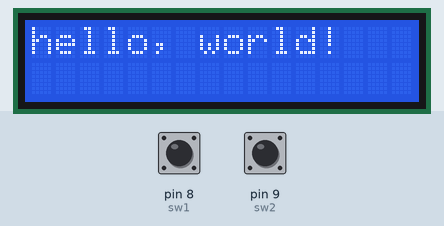
This sketch was run on a simulated Arduino Uno, built with avr-gcc and run on an emulated ATmega328P. Parts: 16×2 character LCD. The test bench sets the inputs (shaded band); at power-on: pin 8 (sw1) LOW, pin 9 (sw2) LOW.

Above: at 1.2 s.
1.3 s: pin 8 (sw1) pulled HIGH for 0.15 s
At 1.35 s:
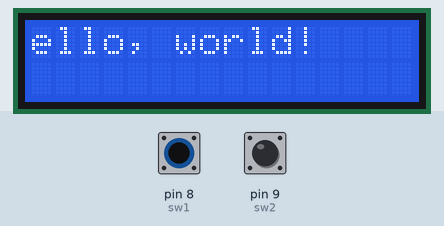
2.9 s: pin 9 (sw2) pulled HIGH for 3.2 s
At 3.05 s:
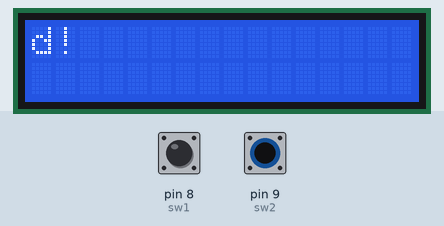
Timing chart, 0 to 5.9 s (numbered marks = the images above; inputs shaded):
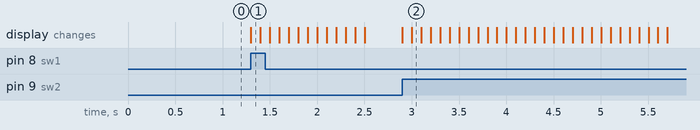

Measured:
- after the input at 1.3 s, the display: changes at once (image 1)
- after the input at 2.9 s, the display: first changes at once (image 2 shows a later state)

The sketch:

LCD16X2_3.ino
```cpp
// include the library code:
#include <LiquidCrystal.h>

int sw1 = 8;
int sw2 = 9;
// initialize the library with the numbers of the interface pins
LiquidCrystal lcd(12, 11, 5, 4, 3, 2);

void setup() {
  // set up the LCD's number of columns and rows:
  lcd.begin(16, 2);
  pinMode(sw1, INPUT);
  pinMode(sw2, INPUT);

  lcd.print("hello, world!");

}

void loop() {

  if(HIGH==digitalRead(sw1))
  {
 for (int pCoun = 0; pCoun < 13; pCoun++) {
    // scroll one position left:
    lcd.scrollDisplayLeft();
    // wait a bit:
    delay(100);
  }

  }

   if(HIGH==digitalRead(sw2))
  {
   for (int pCoun = 0; pCoun < 13; pCoun++) {
    // scroll one position right:
    lcd.scrollDisplayRight();
    // wait a bit:
    delay(100);
  }
  }
}
```
